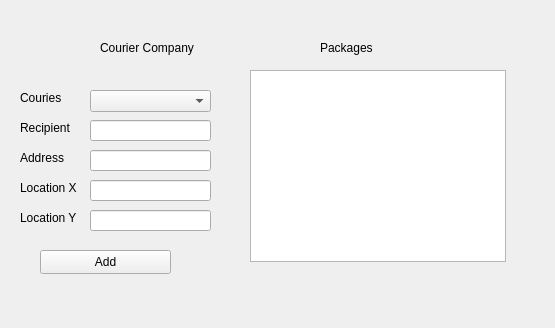
<?xml version="1.0" encoding="UTF-8"?>
<ui version="4.0">
 <class>DeliverWindow</class>
 <widget class="QWidget" name="DeliverWindow">
  <property name="geometry">
   <rect>
    <x>0</x>
    <y>0</y>
    <width>555</width>
    <height>328</height>
   </rect>
  </property>
  <property name="windowTitle">
   <string>DeliverWindow</string>
  </property>
  <widget class="QLabel" name="label">
   <property name="geometry">
    <rect>
     <x>100</x>
     <y>40</y>
     <width>111</width>
     <height>16</height>
    </rect>
   </property>
   <property name="text">
    <string>Courier Company</string>
   </property>
  </widget>
  <widget class="QLabel" name="label_2">
   <property name="geometry">
    <rect>
     <x>20</x>
     <y>90</y>
     <width>51</width>
     <height>16</height>
    </rect>
   </property>
   <property name="text">
    <string>Couries</string>
   </property>
  </widget>
  <widget class="QLabel" name="label_3">
   <property name="geometry">
    <rect>
     <x>20</x>
     <y>120</y>
     <width>51</width>
     <height>16</height>
    </rect>
   </property>
   <property name="text">
    <string>Recipient</string>
   </property>
  </widget>
  <widget class="QLabel" name="label_4">
   <property name="geometry">
    <rect>
     <x>20</x>
     <y>150</y>
     <width>51</width>
     <height>16</height>
    </rect>
   </property>
   <property name="text">
    <string>Address</string>
   </property>
  </widget>
  <widget class="QLabel" name="label_5">
   <property name="geometry">
    <rect>
     <x>20</x>
     <y>180</y>
     <width>81</width>
     <height>16</height>
    </rect>
   </property>
   <property name="text">
    <string>Location X</string>
   </property>
  </widget>
  <widget class="QLabel" name="label_6">
   <property name="geometry">
    <rect>
     <x>20</x>
     <y>210</y>
     <width>81</width>
     <height>16</height>
    </rect>
   </property>
   <property name="text">
    <string>Location Y</string>
   </property>
  </widget>
  <widget class="QComboBox" name="comboBox">
   <property name="geometry">
    <rect>
     <x>90</x>
     <y>90</y>
     <width>121</width>
     <height>22</height>
    </rect>
   </property>
  </widget>
  <widget class="QLineEdit" name="lineEdit">
   <property name="geometry">
    <rect>
     <x>90</x>
     <y>120</y>
     <width>121</width>
     <height>21</height>
    </rect>
   </property>
  </widget>
  <widget class="QLineEdit" name="lineEdit_2">
   <property name="geometry">
    <rect>
     <x>90</x>
     <y>150</y>
     <width>121</width>
     <height>21</height>
    </rect>
   </property>
  </widget>
  <widget class="QLineEdit" name="lineEdit_3">
   <property name="geometry">
    <rect>
     <x>90</x>
     <y>180</y>
     <width>121</width>
     <height>21</height>
    </rect>
   </property>
  </widget>
  <widget class="QLineEdit" name="lineEdit_4">
   <property name="geometry">
    <rect>
     <x>90</x>
     <y>210</y>
     <width>121</width>
     <height>21</height>
    </rect>
   </property>
  </widget>
  <widget class="QLabel" name="label_7">
   <property name="geometry">
    <rect>
     <x>320</x>
     <y>40</y>
     <width>111</width>
     <height>16</height>
    </rect>
   </property>
   <property name="text">
    <string>Packages</string>
   </property>
  </widget>
  <widget class="QListWidget" name="listWidget">
   <property name="geometry">
    <rect>
     <x>250</x>
     <y>70</y>
     <width>256</width>
     <height>192</height>
    </rect>
   </property>
  </widget>
  <widget class="QPushButton" name="pushButton">
   <property name="geometry">
    <rect>
     <x>40</x>
     <y>250</y>
     <width>131</width>
     <height>24</height>
    </rect>
   </property>
   <property name="text">
    <string>Add</string>
   </property>
  </widget>
 </widget>
 <resources/>
 <connections/>
</ui>
